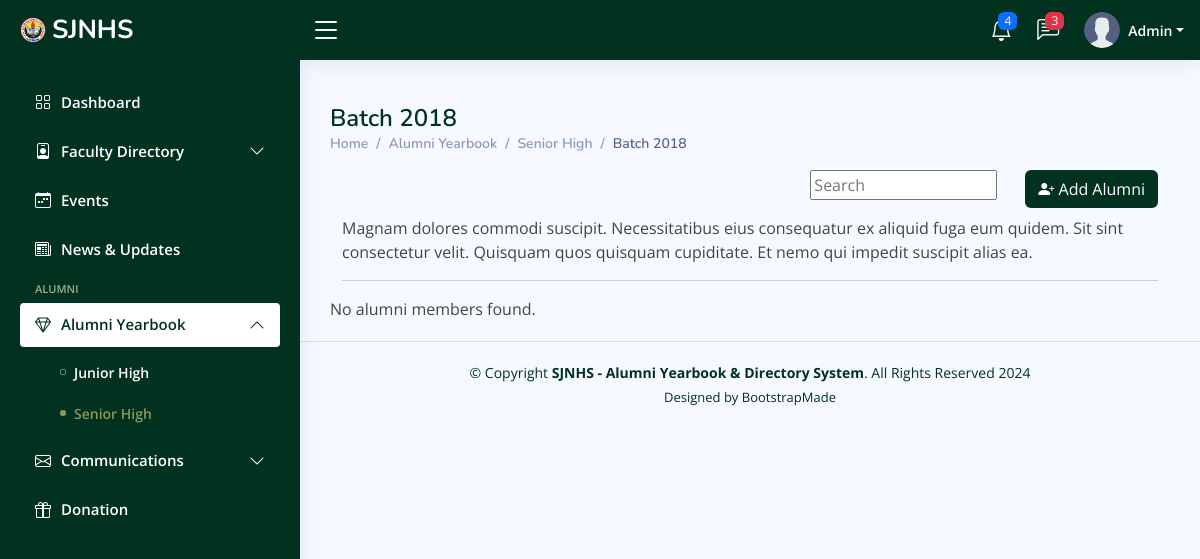
/admin/alumni-shs-view.php?batch=2018 (signed in), run on an earlier commit of the app's database.
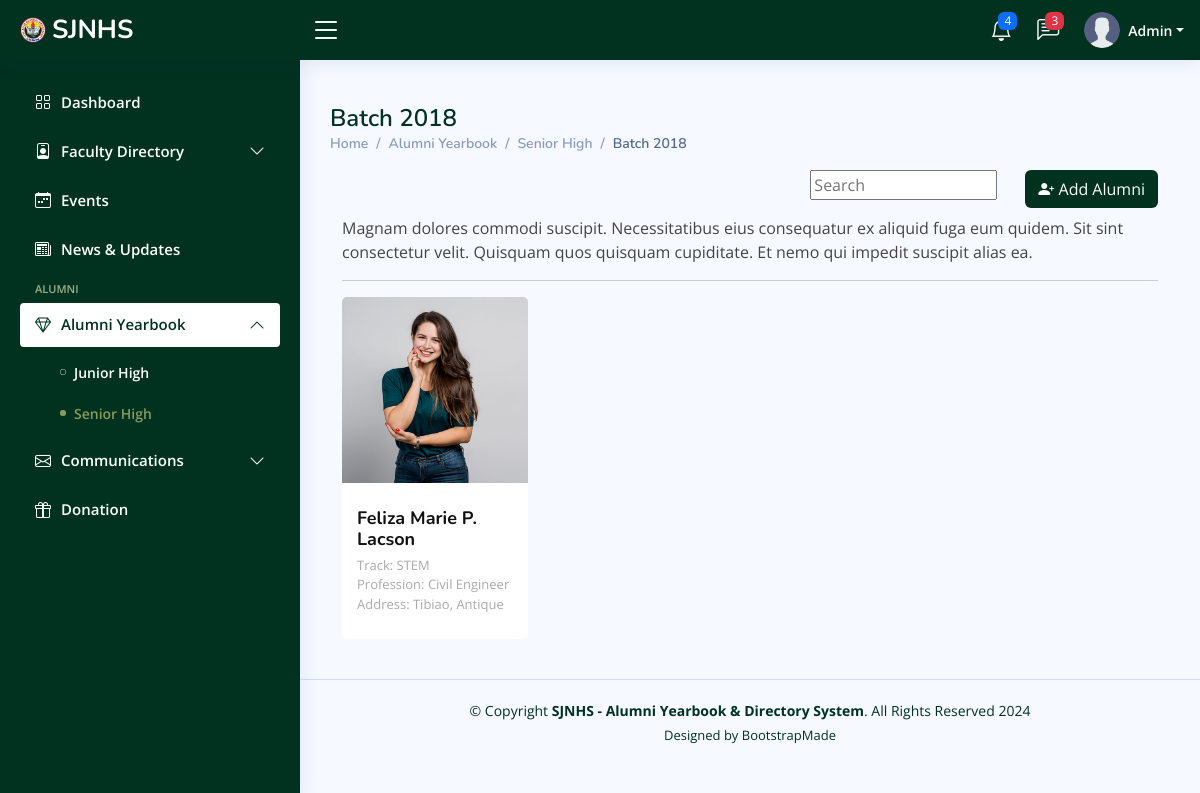
And on a later commit of the database.
### tables this page shows
CREATE TABLE `alumni_shs` (
  `id` int(11) NOT NULL,
  `alumni_id` varchar(255) NOT NULL,
  `firstname` varchar(255) NOT NULL,
  `middlename` varchar(255) NOT NULL,
  `lastname` varchar(255) NOT NULL,
  `email` varchar(255) NOT NULL,
  `password` varchar(255) NOT NULL,
  `phone_num` varchar(255) NOT NULL,
  `year_graduated` year(4) NOT NULL,
  `track` varchar(255) NOT NULL,
  `profession` varchar(255) NOT NULL,
  `marital_stat` varchar(255) NOT NULL,
  `address` varchar(255) NOT NULL,
  `profile_picture` varchar(255) NOT NULL,
  `date_created` timestamp NOT NULL DEFAULT current_timestamp()
);

### admin/alumni-shs-view.php (the view, shortened to what the changed rows need)
<?php
include_once 'includes/header.php';
include_once 'includes/conn.php';
?>
<main id="main" class="main">
    <div class="pagetitle">
        <h1>Batch <?php echo isset($_GET['batch']) ? $_GET['batch'] : ''; ?></h1>
    </div>
    <section class="section dashboard">
        <div class="row">
            <div class="col-lg-12">
                <div id="user" class="user">
                    <div class="container" data-aos="fade-up">
                        <div class="section-title">
                            <div class="d-grid gap-2 d-md-flex justify-content-md-end mb-2">
                            </div>
                            <p>Magnam dolores commodi suscipit. Necessitatibus eius consequatur ex aliquid fuga eum
                                impedit suscipit alias ea.</p>
                            <hr>
                        </div>
                        <div class="row">
                            <?php
                                $sql = "SELECT * FROM alumni_shs WHERE `year_graduated` = '$_GET[batch]'";
                                $result = mysqli_query($conn, $sql);
                                if (mysqli_num_rows($result) > 0) {
                                    while ($row = mysqli_fetch_assoc($result)) {
                                        $middlenameInitial = substr($row['middlename'], 0, 1);
                                        ?>
                            <div class="col-lg-3 col-md-6 d-flex align-items-stretch">
                                <div class="member" data-aos="fade-up" data-aos-delay="100">
                                    <div class="member-img">
                                        <img src="<?php echo $row['profile_picture']; ?>" class="img-fluid" alt="">
                                    </div>
                                    <div class="member-info">
                                        <h4><?php echo $row['firstname'] . " " . $middlenameInitial . ". " . $row['lastname']; ?>
                                        </h4>
                                        <span><?php echo "Track: " . $row['track']; ?></span>
                                        <span><?php echo "Profession: " . $row['profession']; ?></span>
                                        <span><?php echo "Address: " . $row['address']; ?></span>
                                    </div>
                                </div>
                            </div>
                            <?php
                                }
                            } else {
                            echo "No alumni members found.";
                            }
                            ?>
                        </div>
                    </div>
                </div>
            </div>
    </section>
</main>
<?php
include_once 'includes/footer.php';
?>

What changed in the data, as far as the page shows it:
added alumni_shs: profile_picture (picture), firstname "Feliza Marie", middlename "P", lastname "Lacson", track "STEM", profession "Civil Engineer", address "Tibiao, Antique"
Also different on the page:
text no longer shown: "No alumni members found."
